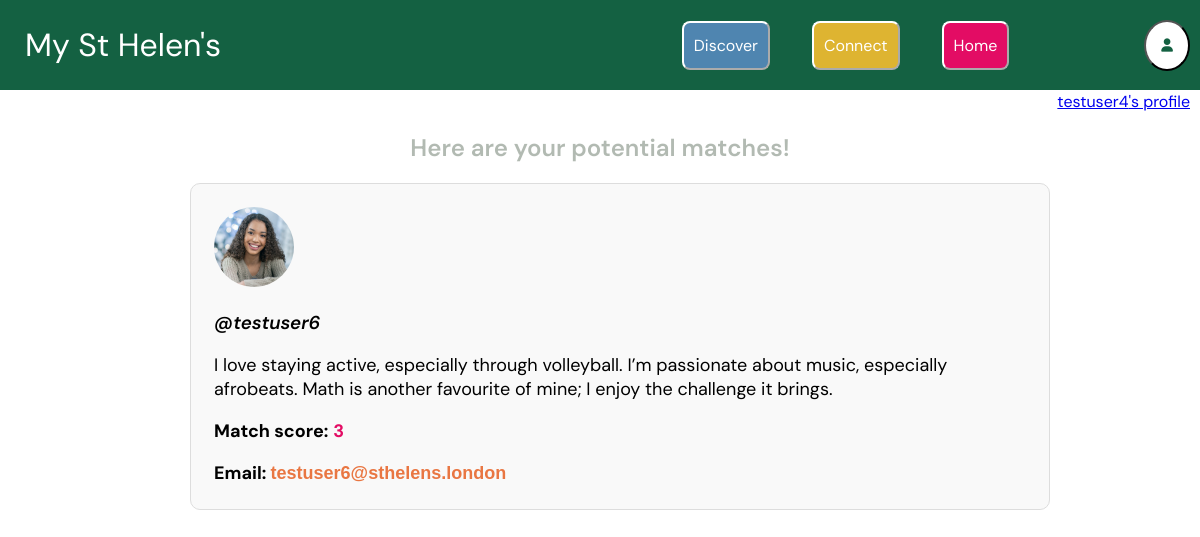
/connect/ (signed in), run on the app's committed database.
### core/models.py (models this page shows, shortened)
class Student(models.Model):
    user = models.OneToOneField(User, on_delete=models.CASCADE)

class Profile(models.Model):
    user = models.ForeignKey(User, on_delete=models.CASCADE) #gets the user logged in
    bio = models.TextField(blank=True) #each profile should contain a bio
    profileimg = models.ImageField(upload_to='profile_images', default='blank_profile_image.png') #default profile image is blank
    YEAR_GROUP_CHOICES = [
        ('7', 'Year 7'),
        ('8', 'Year 8'),
        ('9', 'Year 9'),
        ('10', 'Year 10'),
        ('11', 'Year 11'),
        ('12', 'Year 12'),
        ('13', 'Year 13'),
    ] #tuple to give a drop down list of year group choices, as per Django's language
    year_group = models.CharField(max_length=7, choices=YEAR_GROUP_CHOICES, blank=True, null=True)

### core/views.py (the view)
# urls.py: path("connect/", views.connect, name="connect"),
@login_required(login_url="login")
def connect(request):
    current_student = request.user.student #retrieves the current user
    current_student_responses = Response.objects.filter(student=current_student) #gets all the user's responses
    other_responses = Response.objects.exclude(student=current_student) #gets all other responses except the user's
    matches = [] #creates the matches list
    viewed_students = [] #creates a list for students who have been searched already to prevent duplicates
    for response in other_responses:
        student_response = current_student_responses.filter(question=response.question).first() #filters responses based on the question
        if student_response: #if the student has answered
            score = calculate_match_score(current_student,response.student) #calls the matching algorithm
            if score>=3 and response.student not in viewed_students: #only show a match if they have a score greater than 3 and they are not in the list already
                matched_student = response.student
                matched_user = matched_student.user #retrieves the user information of the matched student
                matched_profile = Profile.objects.get(user=matched_user) #retrieves that user's profile
                if matched_student: #only if matched_student is valid
                    matches.append ({
                        'student':matched_student,
                        'score':score,
                        'username':matched_user.username, #gets their username from user model
                        'email':matched_user.email, #gets their email from user model
                        'bio':matched_profile.bio, #gets their bio from profile model
                        'profileimg':matched_profile.profileimg.url #gets their profileimg from profile model
                    }) #adds the user to the matches list
                    viewed_students.append(matched_student) #appends the student to the viewed list
    matches = sorted(matches, key=lambda x:x['score'], reverse=True) #sorts the list in descending order so matches go by highest to lowest
    return render (request, "connect.html", {'matches':matches})

### core/functions/matching.py (called while the page is built)
def get_responses (user):
    responses = Response.objects.filter(student=user) #gets each response (from response model)
    return{response.question_id: response.option_id for response in responses} #returns all the user's responses to each question in a dictionary

def calculate_match_score (student_a, student_b):
    responses_a = get_responses(student_a)
    responses_b = get_responses(student_b)
    score = 0
    for question_id, option_id_a in responses_a.items(): #iterates through all the questions and responses for a student
        option_id_b = responses_b.get(question_id) #gets the question_id of the question, to find the correct option
        if question_id == 1: #the 1st question (asks what year group they are in) ~greatest influence
            if option_id_a == option_id_b:
                score += 3
        elif question_id == 5: #the 5th question (asks what personality type they have) ~medium influence
            if option_id_a == option_id_b:
                score += 2
        else: #all other questions
            if option_id_a == option_id_b:
                score += 1
    return score

### templates/connect.html (shortened to what this page needs)
{% extends "base.html" %}
{% load static %}
{% block style %}
<link rel="stylesheet" href="{% static 'core/post_style.css' %}">
<link rel="stylesheet" href="{% static 'core/style.css' %}">
<link rel="stylesheet" href="{% static 'core/match_style.css' %}">
<link rel="stylesheet" href="{% static 'core/nav.css' %}">
{% endblock %}
{% block content %}
<div class="topnav">
    <h1>My St Helen's</h1>
    <div class="button-container">
        <button class="button discoverbutton" onclick="window.location.href='/discover'">Discover</button>
        <button class="button connectbutton" onclick="window.location.href='/connect'">Connect</button>
        <button class="button homebutton" onclick="window.location.href='/'">Home</button>
        <button class="profileicon" onclick="window.location.href='/settings'"><i class ="fa-solid fa-user"></i></button>
    </div>
</div>
<div class ="topnav2">
    <p><a href="{% url 'profile' user.username %}"> {{user.username}}'s profile </a></p>
</div>
<h2>Here are your potential matches!</h2>
    {% if matches %}
        <ul>
            {% for match in matches %}
                <div class="match-card">
                    {% if match.profileimg %}
                        <img src="{{ match.profileimg }}" alt="Profile Image">
                    {% endif %}
                    <h3><a href="{% url 'profile' match.username %}">@{{ match.username }}</a></h3>
                    <p>{{ match.bio }}</p>
                    <p><strong>Match score:</strong> <span class="score">{{ match.score }} <span class="tooltip">How likely you are to match on a scale of 1-10</span></span></p>
                    <span class="email">Email: </span><span class = "email-address"><a href="mailto:{{match.email}}?subject=We're a Match!&body=Hi, I saw we matched on __ and I'd love to connect!">{{match.email}}</a></span>
                </div>
            {% endfor %}
        </ul>
    {% else %}
        <p>No matches found.</p>
    {% endif %}
{% endblock %}

### static/core/style.css (style rules this page uses)
h1 { color:#146344; font-family: 'DM Sans', sans-serif; text-align: center; font-weight: 600; font-size: xx-large; }
h2 { color:#acb5aced; font-family: 'DM Sans', sans-serif; text-align: center; font-weight: 600; font-size: x-large; }
h3 { color:black; font-family: 'DM Sans', Helvetica, sans-serif; text-align: center; font-style: italic; font-weight: 600; }
p { font-family: 'DM Sans', 'Helvetica', sans-serif; text-align: center; }

### static/core/match_style.css (style rules this page uses)
.match-card { border: 1px solid #ddd; border-radius: 10px; padding: 2%; background: #f9f9f9; margin-bottom: 3%; margin-inline: auto; width: 70%; }
.match-card h3, .match-card a { color:black; font-family: 'DM Sans', Helvetica, sans-serif; text-align: left; font-weight: 600; padding:0%; }
.match-card a { text-decoration: none; }
.match-card p { font-family: 'DM Sans', 'Helvetica', sans-serif; text-align: left; font-size: large; }
.match-card .email-address a { font-family: 'DM-Sans', Helvetica, sans-serif; color: #e97642; font-size: large; font-weight: bold; text-decoration: none; }
.score { font-weight: bold; color: #e30c64; }
.email { font-weight: bold; font-family: 'DM Sans', Helvetica, sans-serif; font-size: large; }
.match-card img { width: 80px; height: 80px; border-radius: 50%; margin-inline: auto; }

### static/core/nav.css (style rules this page uses)
html, body { margin: 0; padding: 0; width: 100%; overflow-x: hidden; }
.topnav { display: flex; align-items: center; justify-content: space-between; background-color: #146142; width: 100%; position: fixed; top: 0; left: 0; right: 0; height: 90px; padding: 0 20px; z-index: 1000; }
.topnav .button-container { display: flex; gap: 10px; }
.topnav .profileicon { background-color: white; border-radius: 60%; color:#146142; padding: 15px; margin-right: 30px; margin-top: 11px; margin-bottom: 11px; }
.topnav .connectbutton { background-color:#deb431; border-color: white; border-radius: 8px; color: white; text-align: center; padding: 12px 10px; margin-right: 16px; margin-left: 16px; margin-top: 12px; margin-bottom: 12px; text-decoration: none; font-size: 16px; font-family: 'DM Sans', sans-serif; }
.topnav .discoverbutton { background-color:#4f85b0; border-color: white; border-radius: 8px; color: white; text-align: center; padding: 12px 10px ; margin-right: 16px; margin-left: 16px; margin-top: 12px; margin-bottom: 12px; text-decoration: none; font-size: 16px; font-family: 'DM Sans', sans-serif; }
.topnav .homebutton { float: right; background-color:#e30c64; border-color: white; border-radius: 8px; color: white; text-align: center; padding: 12px 10px; margin-right: 125px; margin-left: 16px; margin-top: 12px; margin-bottom: 12px; text-decoration: none; font-size: 16px; font-family: 'DM Sans', sans-serif; }
.topnav h1 { font-family: 'DM Sans', sans-serif; font-weight:400; float: left; margin-left: 5px; color: white }
.topnav2 p { font-family: 'DM Sans', sans-serif; color: black; text-align: right; font-size: 16px; margin-right: 10px; padding-top: 75px; padding-bottom: 0%; }

### data on the page
Student: username "testuser6", bio "I love staying active, especially through volleyball. I’m passionate about music, especially afrobeats. Math is another favourite of mine; I enjoy the challenge it brings.", score "3", email "testuser6@sthelens.london"

### other printed values
{{ user.username }} "testuser4"
